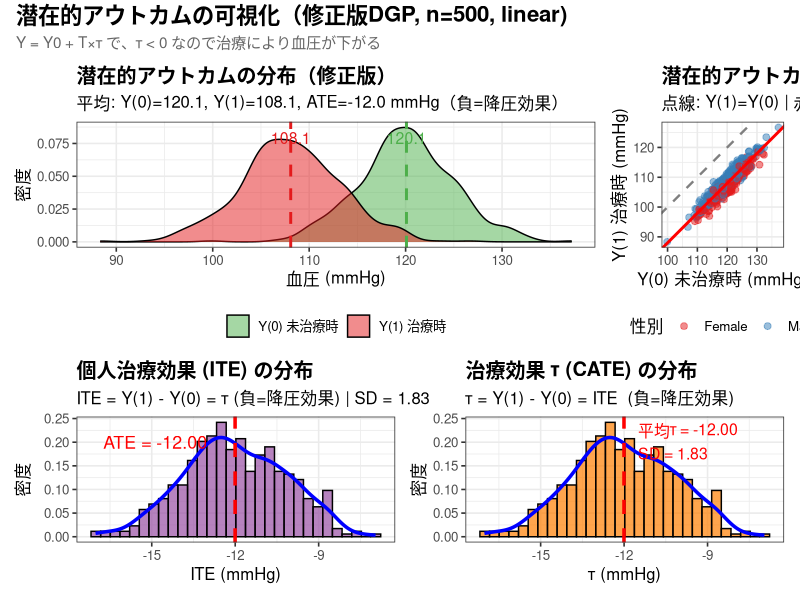

This figure's R source:
#!/usr/bin/env Rscript
# visualize_potential_outcomes_corrected.R
# 修正版DGPでのY(0), Y(1)可視化

suppressPackageStartupMessages({
  library(ggplot2)
  library(patchwork)
})

out_dir <- "sandbox/demov04/results_corrected"

# ============================================================
# CONFIG
# ============================================================
config <- list(
  seed_base  = 20260215L,
  n_val      = 500L,
  effect_type = "linear",
  m_E = log(50), s_E = 0.35, theta_nb = 30, sigma_G = 0.08,
  tau_base = -12.0, a_S = 2.0, a_G = 1.5,
  tau_min = -18.0, tau_max = -6.0, mu0 = 120.0, sigma_y = 5.0
)

# ============================================================
# DGP (修正版)
# ============================================================
generate_full_data_corrected <- function(n, effect_type, seed, cfg) {
  set.seed(seed)

  S  <- rbinom(n, 1, 0.5)
  Sc <- S - 0.5

  E_true  <- rnorm(n, cfg$m_E, cfg$s_E)
  mu_nb   <- exp(E_true)
  C_count <- rnbinom(n, size = cfg$theta_nb, mu = mu_nb)
  G_raw   <- log1p(C_count)
  delta   <- rnorm(n, 0, cfg$sigma_G)
  G_obs   <- G_raw + delta

  Z_obs <- (G_obs - mean(G_obs)) / sd(G_obs)

  if (effect_type == "linear") {
    tau_indiv <- cfg$a_S * Sc + cfg$a_G * Z_obs
  } else {
    q1 <- quantile(Z_obs, 0.33)
    q2 <- quantile(Z_obs, 0.66)
    g_Z <- ifelse(Z_obs <= q1, -cfg$delta_thr,
                  ifelse(Z_obs <= q2, 0, cfg$delta_thr))
    tau_indiv <- cfg$a_S * Sc + g_Z
  }

  tau_raw <- cfg$tau_base + tau_indiv
  tau <- pmin(cfg$tau_max, pmax(cfg$tau_min, tau_raw))

  # 潜在的アウトカム (修正版)
  Y0 <- cfg$mu0 + rnorm(n, 0, cfg$sigma_y)
  Y1 <- Y0 + tau  # tau < 0 なので Y1 < Y0（血圧が下がる）

  # 治療割付
  T_vec <- rbinom(n, 1, 0.5)

  # 観測アウトカム
  Y_obs <- ifelse(T_vec == 1, Y1, Y0)

  data.frame(
    id = 1:n,
    S = S,
    geneA = G_obs,
    T = T_vec,
    tau = tau,
    Y0 = Y0,
    Y1 = Y1,
    Y_obs = Y_obs,
    ITE = Y1 - Y0  # = tau
  )
}

# ============================================================
# データ生成
# ============================================================
seed_cond <- config$seed_base + 2 * 100 + 10  # n=500, linear

dat <- generate_full_data_corrected(config$n_val, config$effect_type, seed_cond, config)

dat$Sex <- factor(ifelse(dat$S == 1, "Male", "Female"),
                  levels = c("Female", "Male"))

# ============================================================
# プロット作成
# ============================================================

# --- プロット1: Y(0) と Y(1) の分布 ---
df_y0 <- data.frame(Y = dat$Y0, Type = "Y(0) 未治療時", Sex = dat$Sex)
df_y1 <- data.frame(Y = dat$Y1, Type = "Y(1) 治療時", Sex = dat$Sex)
df_both <- rbind(df_y0, df_y1)
df_both$Type <- factor(df_both$Type,
                       levels = c("Y(0) 未治療時", "Y(1) 治療時"))

p1 <- ggplot(df_both, aes(x = Y, fill = Type)) +
  geom_density(alpha = 0.5) +
  scale_fill_manual(values = c("Y(0) 未治療時" = "#4DAF4A",
                                "Y(1) 治療時" = "#E41A1C")) +
  geom_vline(xintercept = mean(dat$Y0), color = "#4DAF4A",
             linetype = "dashed", linewidth = 1) +
  geom_vline(xintercept = mean(dat$Y1), color = "#E41A1C",
             linetype = "dashed", linewidth = 1) +
  annotate("text", x = mean(dat$Y0), y = 0.07,
           label = sprintf("%.1f", mean(dat$Y0)),
           color = "#4DAF4A", size = 4, vjust = -0.5) +
  annotate("text", x = mean(dat$Y1), y = 0.07,
           label = sprintf("%.1f", mean(dat$Y1)),
           color = "#E41A1C", size = 4, vjust = -0.5) +
  labs(
    title = "潜在的アウトカムの分布（修正版）",
    subtitle = sprintf("平均: Y(0)=%.1f, Y(1)=%.1f, ATE=%.1f mmHg（負=降圧効果）",
                      mean(dat$Y0), mean(dat$Y1), mean(dat$Y1 - dat$Y0)),
    x = "血圧 (mmHg)",
    y = "密度",
    fill = NULL
  ) +
  theme_bw(base_size = 12) +
  theme(
    plot.title = element_text(face = "bold"),
    legend.position = "bottom"
  )

# --- プロット2: Y(0) と Y(1) の散布図 ---
p2 <- ggplot(dat, aes(x = Y0, y = Y1, color = Sex)) +
  geom_point(alpha = 0.5, size = 2) +
  geom_abline(slope = 1, intercept = 0, linetype = "dashed",
              color = "gray50", linewidth = 0.8) +
  geom_abline(slope = 1, intercept = mean(dat$ITE),
              color = "red", linewidth = 1) +
  scale_color_manual(values = c("Female" = "#E41A1C", "Male" = "#377EB8")) +
  labs(
    title = "潜在的アウトカムの関係",
    subtitle = sprintf("点線: Y(1)=Y(0) | 赤線: Y(1)=Y(0)+ATE (ATE=%.1f)",
                      mean(dat$ITE)),
    x = "Y(0) 未治療時 (mmHg)",
    y = "Y(1) 治療時 (mmHg)",
    color = "性別"
  ) +
  coord_fixed() +
  theme_bw(base_size = 12) +
  theme(
    plot.title = element_text(face = "bold"),
    legend.position = "bottom"
  )

# --- プロット3: ITE の分布 ---
p3 <- ggplot(dat, aes(x = ITE)) +
  geom_histogram(aes(y = after_stat(density)), bins = 30,
                 fill = "#984EA3", alpha = 0.7, color = "black") +
  geom_density(color = "blue", linewidth = 1.2) +
  geom_vline(xintercept = mean(dat$ITE), color = "red",
             linetype = "dashed", linewidth = 1.2) +
  annotate("text", x = mean(dat$ITE) - 1, y = 0.2,
           label = sprintf("ATE = %.2f", mean(dat$ITE)),
           color = "red", size = 4.5, hjust = 1) +
  labs(
    title = "個人治療効果 (ITE) の分布",
    subtitle = sprintf("ITE = Y(1) - Y(0) = τ (負=降圧効果) | SD = %.2f", sd(dat$ITE)),
    x = "ITE (mmHg)",
    y = "密度"
  ) +
  theme_bw(base_size = 12) +
  theme(plot.title = element_text(face = "bold"))

# --- プロット4: τ の分布 ---
p4 <- ggplot(dat, aes(x = tau)) +
  geom_histogram(aes(y = after_stat(density)), bins = 30,
                 fill = "#FF7F00", alpha = 0.7, color = "black") +
  geom_density(color = "blue", linewidth = 1.2) +
  geom_vline(xintercept = mean(dat$tau), color = "red",
             linetype = "dashed", linewidth = 1.2) +
  annotate("text", x = mean(dat$tau) + 0.5, y = 0.2,
           label = sprintf("平均τ = %.2f\nSD = %.2f",
                         mean(dat$tau), sd(dat$tau)),
           color = "red", size = 4, hjust = 0) +
  labs(
    title = "治療効果 τ (CATE) の分布",
    subtitle = "τ = Y(1) - Y(0) = ITE  (負=降圧効果)",
    x = "τ (mmHg)",
    y = "密度"
  ) +
  theme_bw(base_size = 12) +
  theme(plot.title = element_text(face = "bold"))

# --- レイアウト ---
layout <- (p1 | p2) / (p3 | p4)
layout <- layout +
  plot_annotation(
    title = sprintf("潜在的アウトカムの可視化（修正版DGP, n=%d, %s)",
                   nrow(dat), config$effect_type),
    subtitle = "Y = Y0 + T×τ で、τ < 0 なので治療により血圧が下がる",
    theme = theme(
      plot.title = element_text(face = "bold", size = 16),
      plot.subtitle = element_text(size = 11, color = "grey40")
    )
  )

fname <- "plot_potential_outcomes_corrected.png"
ggsave(file.path(out_dir, fname), layout, width = 14, height = 10, dpi = 150)
cat(sprintf("Saved: %s\n", fname))

# ============================================================
# 統計量
# ============================================================
cat(sprintf("\n=== 潜在的アウトカム統計（修正版, n=%d） ===\n", config$n_val))

cat(sprintf("\nY(0) 未治療時:\n"))
cat(sprintf("  平均: %.2f mmHg (理論値: %.0f)\n", mean(dat$Y0), config$mu0))
cat(sprintf("  SD:   %.2f mmHg (理論値: %.1f)\n", sd(dat$Y0), config$sigma_y))
cat(sprintf("  範囲: [%.1f, %.1f]\n", min(dat$Y0), max(dat$Y0)))

cat(sprintf("\nY(1) 治療時:\n"))
cat(sprintf("  平均: %.2f mmHg\n", mean(dat$Y1)))
cat(sprintf("  SD:   %.2f mmHg\n", sd(dat$Y1)))
cat(sprintf("  範囲: [%.1f, %.1f]\n", min(dat$Y1), max(dat$Y1)))

cat(sprintf("\nITE = τ = Y(1) - Y(0) (降圧効果):\n"))
cat(sprintf("  平均 (ATE): %.2f mmHg\n", mean(dat$ITE)))
cat(sprintf("  SD:         %.2f mmHg\n", sd(dat$ITE)))
cat(sprintf("  範囲: [%.2f, %.2f]\n", min(dat$ITE), max(dat$ITE)))

cat(sprintf("\n観測データ:\n"))
cat(sprintf("  対照群 (T=0): n=%d, 平均Y=%.2f mmHg\n",
            sum(dat$T == 0), mean(dat$Y_obs[dat$T == 0])))
cat(sprintf("  治療群 (T=1): n=%d, 平均Y=%.2f mmHg\n",
            sum(dat$T == 1), mean(dat$Y_obs[dat$T == 1])))
cat(sprintf("  単純差分: %.2f mmHg (負=降圧効果)\n",
            mean(dat$Y_obs[dat$T == 1]) - mean(dat$Y_obs[dat$T == 0])))

cat("\n✓ 修正版DGPでは、治療により血圧が約12 mmHg下がります\n")
